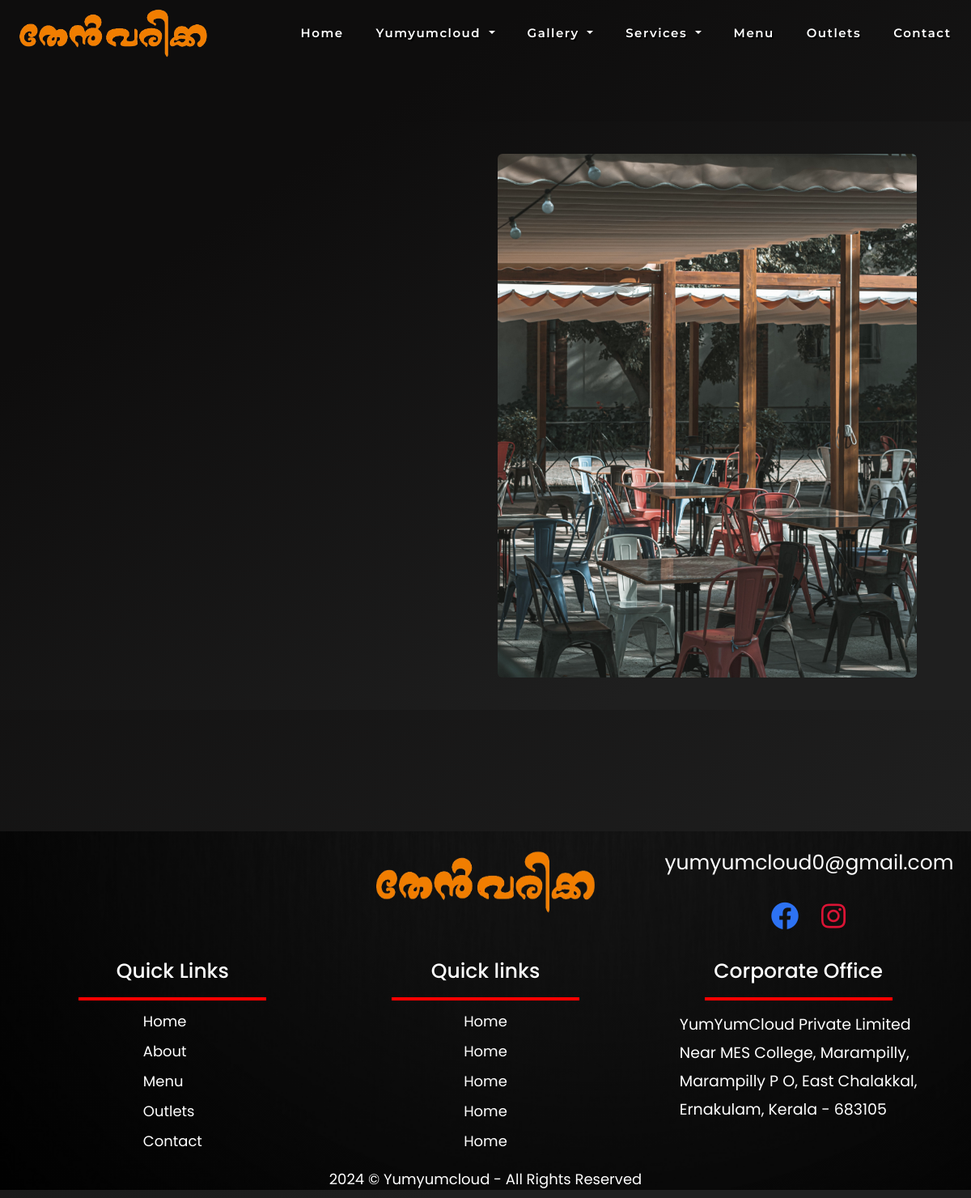
Before: /outlets/ with the older database file.
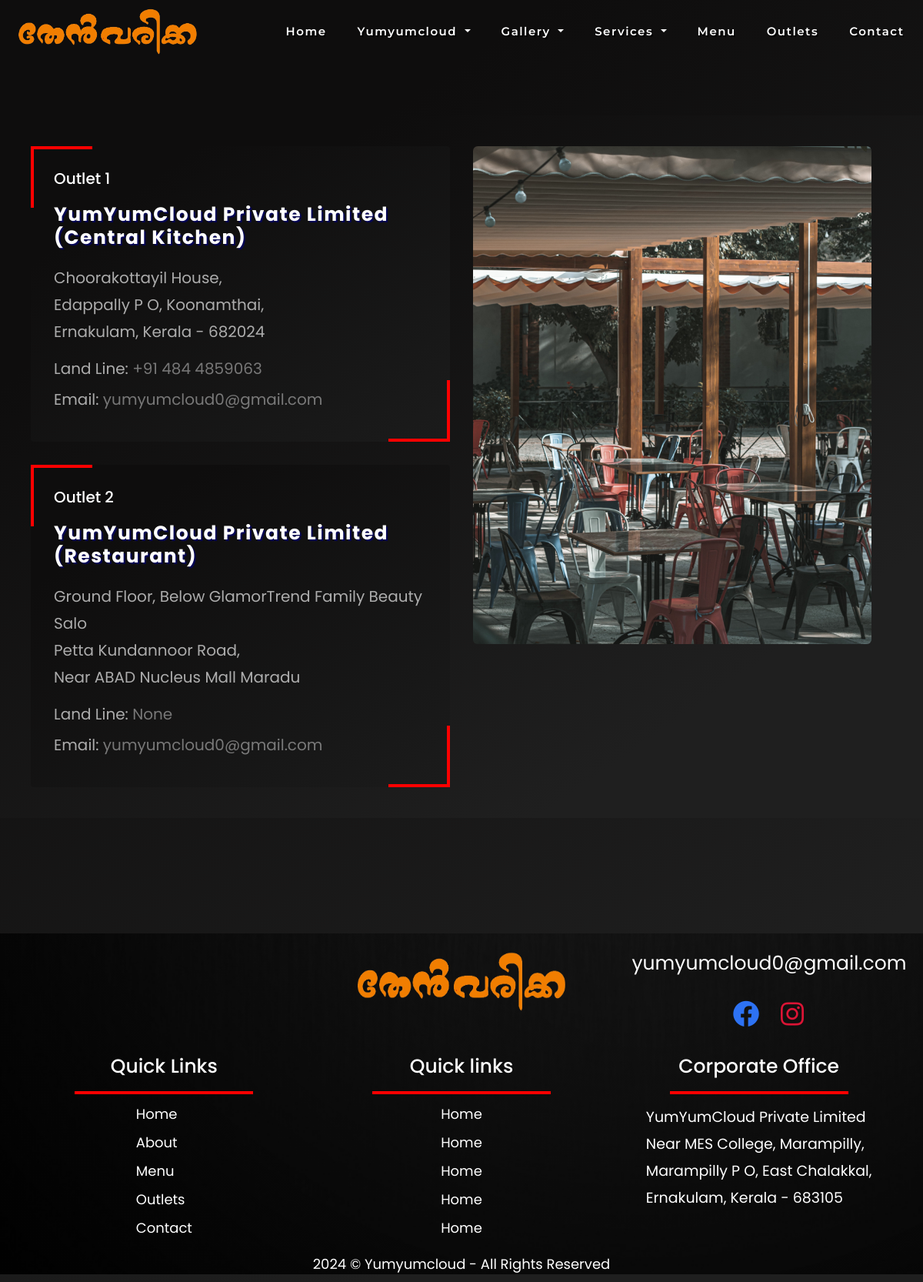
After: the same page with the newer database file.
### App/models.py (models this page shows, shortened)
class Outlet(models.Model):
    outlet_main_title = models.CharField(max_length=20, null=False)
    outlet_name = models.CharField(max_length=50, null=False)
    address_line_1 = models.CharField(max_length=50, null=False)
    address_line_2 = models.CharField(max_length=50, null=False)
    address_line_3 = models.CharField(max_length=50, null=False)
    address_line_4 = models.CharField(max_length=50, null=True, blank=True)
    address_line_5 = models.CharField(max_length=50, null=True, blank=True)
    outlet_landline = models.CharField(max_length=15, null=True, blank=True)
    outlet_email = models.CharField(max_length=50,null=True)

### App/views.py (the view)
# urls.py: path('outlets/', views.outlets, name='outlets'),
def outlets(request):
    dict_outlet = {
        'Outlets': Outlet.objects.all()
    }
    return render(request, 'App/outlets.html', dict_outlet)

### templates/App/outlets.html (shortened to what this page needs)
{% extends 'App/base.html' %}
{% load static %}
{% block content %}
<body id="outletbody">
    <div class="outlet-container">
        <div class="outlets">
            {% for o in Outlets %}
            <div class="outlet-1">
                <div class="outlet-number">
                    <h1>{{o.outlet_main_title}}</h1>
                </div>
                <div class="outlet-title">
                    <h1>{{o.outlet_name}}</h1>
                </div>
                <div class="outlet-address">
                    <ul>
                        <li class="line-1">{{o.address_line_1}}</li>
                        <li class="line-2">{{o.address_line_2}}</li>
                        <li class="line-3">{{o.address_line_3}}</li>
                    </ul>
                </div>
                <div class="outlet-contact">
                    <p>Land Line:
                        <a href="tel:{{o.outlet_landline}}">{{o.outlet_landline}}</a>
                    </p>
                    <p>Email:
                        <a href="mailto:{{o.outlet_email}}">{{o.outlet_email}}</a>
                    </p>
                </div>
                <div class="margin-top1"></div>
                <div class="margin-top2"></div>
                <div class="margin-bottom1"></div>
                <div class="margin-bottom2"></div>
            </div>
            {% endfor %}
        </div>
        <div class="outlet-image">
            <img src="{% static '/images/outlet-image.jpg' %}" alt="">
        </div>
    </div>
</body>
{% endblock %}

### templates/App/base.html (shortened to what this page needs)
{% load static %}
<!DOCTYPE html>
<html lang="en">
<head>
    <link href='https://unpkg.com/boxicons@2.1.4/css/boxicons.min.css' rel='stylesheet'>
    <link rel="stylesheet" href="{% static '/css/style.css' %}">
    <link rel="stylesheet" href="https://pro.fontawesome.com/releases/v5.10.0/css/all.css"/>
    <link href="https://cdn.jsdelivr.net/npm/bootstrap@5.3.2/dist/css/bootstrap.min.css" rel="stylesheet">
</head>
<body>
    <header>
        {% block nav-fixed-top %}
            <nav class="navbar navbar-expand-lg fixed-top">
        {% endblock %}
        <div class="container-fluid">
            <a class="navbar-brand" href="{% url 'home' %}" id="brandname">
              <img src="{% static '/images/yumyum-logo.png' %}" alt="">
            </a>
          <div class="collapse navbar-collapse" id="navbarNavDropdown">
            <ul class="navbar-nav ms-auto basenav">
              <li class="nav-item {% if request.path == '/' %}active{% endif %}">
                <a class="nav-link" aria-current="page" href="{% url 'home' %}">Home</a>
              </li>
              <li class="nav-item dropdown">
                <a class="nav-link dropdown-toggle" href="#" role="button" data-bs-toggle="dropdown" aria-expanded="false">
                  Yumyumcloud
                </a>
              </li>
              <li class="nav-item dropdown">
                <a class="nav-link dropdown-toggle" href="#" role="button" data-bs-toggle="dropdown" aria-expanded="false">
                    Gallery
                  </a>
              </li>
              <li class="nav-item dropdown">
                <a class="nav-link dropdown-toggle" href="#" role="button" data-bs-toggle="dropdown" aria-expanded="false">
                  Services
                </a>
              </li>
              <li class="nav-item {% if request.path == 'menu' %}active{% endif %}">
                <a class="nav-link " href="{% url 'menu' %}">Menu</a>
              </li>
              <li class="nav-item {% if request.path == 'outlets' %}active{% endif %}">
                <a class="nav-link" href="{% url 'outlets' %}">Outlets</a>
              </li>
              <li class="nav-item {% if request.path == 'contact' %}active{% endif %}">
                <a class="nav-link" href="{% url 'contact-us' %}">Contact</a>
              </li>
            </ul>
          </div>
        </div>
      </nav>
    </header>
    {% block content %}
    {% endblock %}
    <footer id="footer">
      <div class="footer-card">
        <div class="top-section">
          <div class="logo">
            <img src="{% static '/images/yumyum-logo.png' %}" alt="">
          </div>
          <div class="social-medias">
            <div class="footer-email">
              <a href="mailto:yumyumcloud0@gmail.com">yumyumcloud0@gmail.com</a>
            </div>
            <div class="social-media-icons">
              <a href="">
                <i class='bx bxl-facebook-circle'></i>
              </a>
              <a href="">
                <i class='bx bxl-instagram' ></i>
              </a>
            </div>
          </div>
        </div>
        <div class="grid-container">
          <div class="left-grid">
            <div class="left-heading">
              <h3>Quick Links</h3>
            </div>
            <div class="underline"></div>
            <div class="footer-link">
              <a href="{% url 'home' %}">Home</a>
              <a href="{% url 'about-yumyum' %}">About</a>
              <a href="{% url 'menu' %}">Menu</a>
              <a href="{% url 'outlets' %}">Outlets</a>
              <a href="{% url 'contact-us' %}">Contact</a>
            </div>
          </div>
          <div class="middle-grid">
            <div class="middle-heading">
              <h3>Quick links</h3>
            </div>
            <div class="underline"></div>
            <div class="footer-link">
              <a href="{% url 'home' %}">Home</a>
              <a href="{% url 'home' %}">Home</a>
              <a href="{% url 'home' %}">Home</a>
              <a href="{% url 'home' %}">Home</a>
              <a href="{% url 'home' %}">Home</a>
            </div>
          </div>
          <div class="right-grid">
            <div class="corporate-office-heading">
              <h3>Corporate Office</h3>
            </div>
            <div class="underline"></div>
            <div class="corporate-office-address">
              <p>YumYumCloud Private Limited <br>
                Near MES College, Marampilly, <br>
                Marampilly P O, East Chalakkal, <br>
                Ernakulam, Kerala - 683105 <br>
              </p>
            </div>
          </div>
        </div>
        <div class="copyright">
          <p>
          <script>document.write(new Date().getFullYear())</script> ©  Yumyumcloud - All Rights Reserved
        </p>
        </div>
      </div>
    </footer>
</body>
</html>

Changed rows visible on the page:
added Outlet: outlet_main_title "Outlet 1", outlet_name "YumYumCloud Private Limited (Central Kitchen)", address_line_1 "Choorakottayil House,", address_line_2 "Edappally P O, Koonamthai,", address_line_3 "Ernakulam, Kerala - 682024", outlet_landline "+91 484 4859063", outlet_email "yumyumcloud0@gmail.com"
added Outlet: outlet_main_title "Outlet 2", outlet_name "YumYumCloud Private Limited (Restaurant)", address_line_1 "Ground Floor, Below GlamorTrend Family Beauty Salo", address_line_2 "Petta Kundannoor Road,", address_line_3 "Near ABAD Nucleus Mall Maradu", outlet_landline "None", outlet_email "yumyumcloud0@gmail.com"
